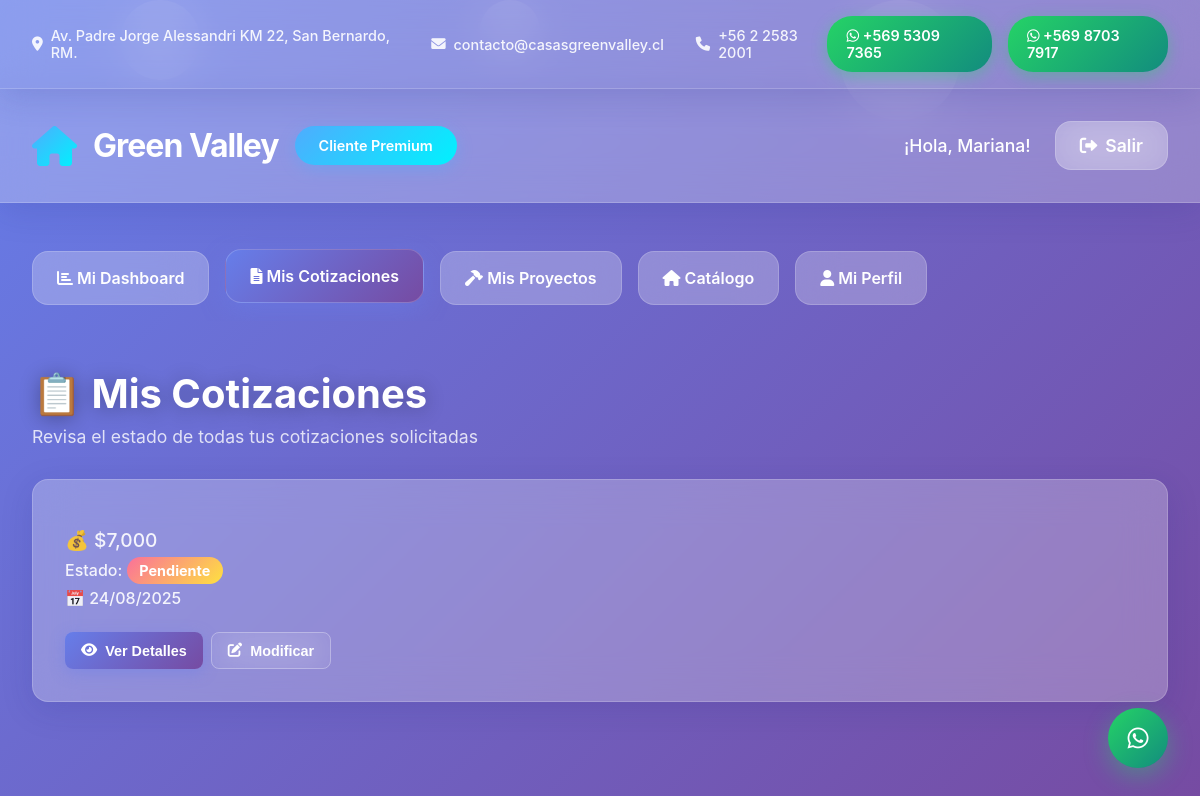
/client-dashboard.php?section=quotes (signed in), run on an earlier commit of the app's database.
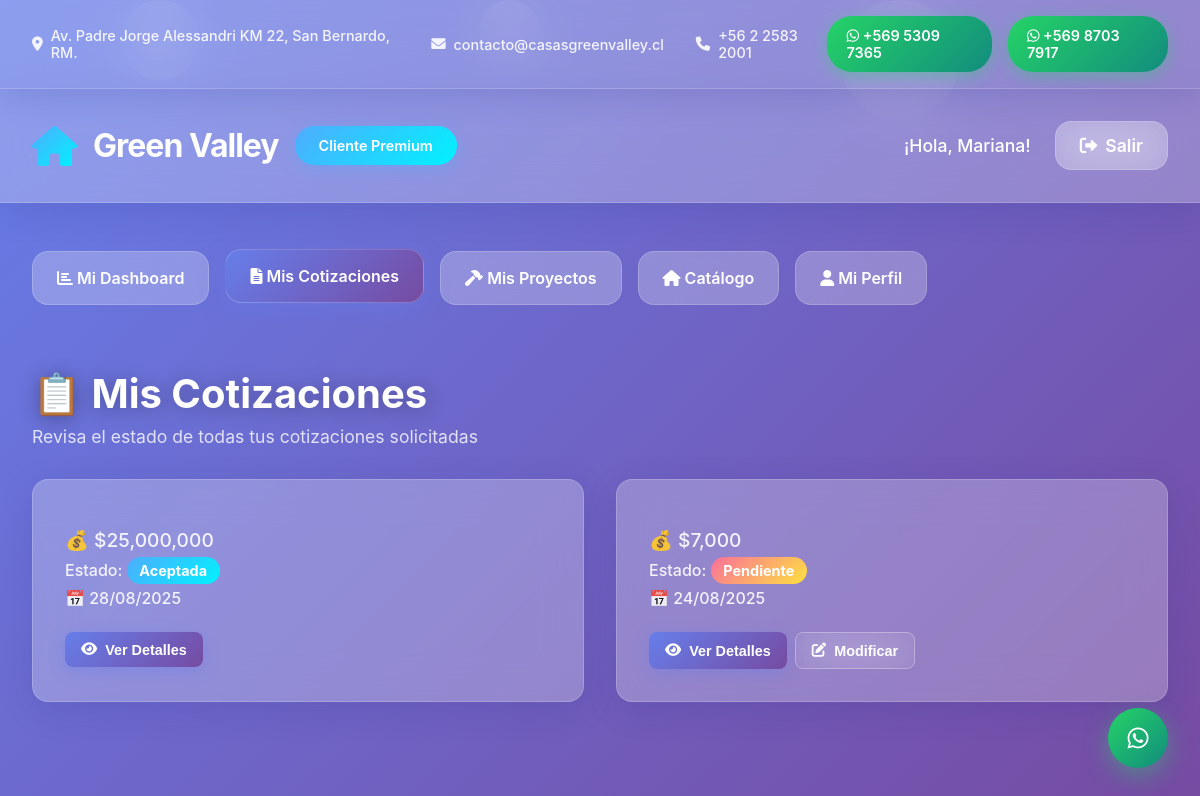
And on a later commit of the database.
### tables this page shows
CREATE TABLE `cotizacion` (
  `id_cotizacion` int(11) NOT NULL,
  `id_usuario` int(11) DEFAULT NULL,
  `id_modelo` int(11) DEFAULT NULL,
  `fecha` datetime DEFAULT current_timestamp(),
  `total` decimal(12,2) DEFAULT NULL,
  `estado` enum('pendiente','aceptada') DEFAULT NULL,
  `id_vendedor` int(11) NOT NULL,
  `modelo_casa` varchar(100) DEFAULT NULL,
  `region` varchar(100) DEFAULT NULL,
  `observaciones` text DEFAULT NULL
);

### client-dashboard.php (the view, shortened to what the changed rows need)
<?php
$active_section = isset($_GET['section']) ? $_GET['section'] : 'dashboard';
if (!function_exists('getClientStats')) {
    function getClientStats($client_id) {
        try {
            $pdo = new PDO(
                "mysql:host=localhost;port=3306;dbname=green_valley_db;charset=utf8",
                "root",
                "",
                [PDO::ATTR_ERRMODE => PDO::ERRMODE_EXCEPTION]
            );
            $stats = [
                'my_quotes' => 0,
                'approved_quotes' => 0,
                'pending_quotes' => 0,
                'my_projects' => 0,
                'completed_projects' => 0,
                'total_invested' => 0,
                'active_projects' => 0
            ];
            $queries = [
                'my_quotes' => "SELECT COUNT(*) AS total FROM cotizacion WHERE id_usuario = ?",
                'approved_quotes' => "SELECT COUNT(*) AS total FROM cotizacion WHERE id_usuario = ? AND estado = 'aprobada'",
                'pending_quotes' => "SELECT COUNT(*) AS total FROM cotizacion WHERE id_usuario = ? AND estado = 'pendiente'",
                'my_projects' => "SELECT COUNT(*) AS total FROM proyecto WHERE id_usuario = ?",
                'completed_projects' => "SELECT COUNT(*) AS total FROM proyecto WHERE id_usuario = ? AND estado = 'completado'",
                'active_projects' => "SELECT COUNT(*) AS total FROM proyecto WHERE id_usuario = ? AND estado != 'completado'",
                'total_invested' => "SELECT COALESCE(SUM(total), 0) AS total FROM cotizacion WHERE id_usuario = ? AND estado = 'aprobada'"
            ];
            foreach ($queries as $key => $sql) {
                $stmt = $pdo->prepare($sql);
                $stmt->execute([$client_id]);
                $result = $stmt->fetch(PDO::FETCH_ASSOC);
                $stats[$key] = $result['total'] ?? 0;
            }
            return $stats;
        } catch (Exception $e) {
            return [
                'my_quotes' => 3,
                'approved_quotes' => 1,
                'pending_quotes' => 2,
                'my_projects' => 1,
                'completed_projects' => 0,
                'total_invested' => 45000000,
                'active_projects' => 1
            ];
        }
    }
}
if (!function_exists('getClientQuotes')) {
    function getClientQuotes($client_id) {
        try {
            $pdo = new PDO(
                "mysql:host=localhost;port=3306;dbname=green_valley_db;charset=utf8",
                "root",
                "",
                [PDO::ATTR_ERRMODE => PDO::ERRMODE_EXCEPTION]
            );
            $stmt = $pdo->prepare("SELECT c.*, m.nombre as modelo_nombre FROM cotizacion c
                                   LEFT JOIN modelo_casa m ON c.id_modelo = m.id_modelo
                                   WHERE c.id_usuario = ? ORDER BY c.fecha DESC LIMIT 10");
            $stmt->execute([$client_id]);
            $quotes = [];
            while ($row = $stmt->fetch(PDO::FETCH_ASSOC)) {
                $quotes[] = $row;
            }
            return $quotes;
        } catch (Exception $e) {
            return [
                [
                    'id_cotizacion' => 1,
                    'modelo_nombre' => 'Casa Moderna 120m²',
                    'total' => 45000000,
                    'estado' => 'pendiente',
                    'fecha' => date('Y-m-d')
                ],
                [
                    'id_cotizacion' => 2,
                    'modelo_nombre' => 'Casa Familiar 90m²',
                    'total' => 35000000,
                    'estado' => 'aprobada',
                    'fecha' => date('Y-m-d', strtotime('-5 days'))
                ]
            ];
        }
    }
}
$client_id = $_SESSION['id_usuario'] ?? 1;
$stats = getClientStats($client_id);
$client_quotes = getClientQuotes($client_id);
$recent_activity = [
    [
        'icon' => 'file-alt',
        'title' => 'Nueva cotización solicitada',
        'description' => 'Cotización para casa de 120m² enviada',
        'time' => 'Hace 1 día',
        'color' => '#667eea'
    ],
    [
        'icon' => 'check-circle',
        'title' => 'Cotización aprobada',
        'description' => 'Tu cotización #1001 ha sido aprobada',
        'time' => 'Hace 3 días',
        'color' => '#764ba2'
    ],
    [
        'icon' => 'hammer',
        'title' => 'Proyecto iniciado',
        'description' => 'Construcción de tu casa ha comenzado',
        'time' => 'Hace 1 semana',
        'color' => '#f093fb'
    ]
];
?>
<!DOCTYPE html>
<html lang="es">
<head>
    <link rel="stylesheet" href="https://cdnjs.cloudflare.com/ajax/libs/font-awesome/6.0.0/css/all.min.css">
</head>
<body>
    <header class="header">
        <div class="container">
            <div class="header-content">
                <div class="logo">
                    <h1>Green Valley</h1>
                </div>
            </div>
        </div>
    </header>
    <main class="main">
        <?php if ($active_section === 'dashboard'): ?>
            <section class="section">
                <h2>🏠 Mi Panel Personal</h2>
                <p class="section-subtitle">Resumen completo de tus proyectos y cotizaciones</p>
                <div class="stats-grid">
                    <div class="stat-card">
                        <div class="stat-icon">
                            <i class="fas fa-file-alt"></i>
                        </div>
                        <div class="stat-info">
                            <h3><?php echo $stats['my_quotes']; ?></h3>
                            <p>Mis Cotizaciones</p>
                        </div>
                    </div>
                    <div class="stat-card">
                        <div class="stat-icon">
                            <i class="fas fa-check-circle"></i>
                        </div>
                        <div class="stat-info">
                            <h3><?php echo $stats['approved_quotes']; ?></h3>
                            <p>Cotizaciones Aprobadas</p>
                        </div>
                    </div>
                    <div class="stat-card">
                        <div class="stat-icon">
                            <i class="fas fa-clock"></i>
                        </div>
                        <div class="stat-info">
                            <h3><?php echo $stats['pending_quotes']; ?></h3>
                            <p>Cotizaciones Pendientes</p>
                        </div>
                    </div>
                    <div class="stat-card">
                        <div class="stat-icon">
                            <i class="fas fa-hammer"></i>
                        </div>
                        <div class="stat-info">
                            <h3><?php echo $stats['active_projects']; ?></h3>
                            <p>Proyectos Activos</p>
                        </div>
                    </div>
                    <div class="stat-card">
                        <div class="stat-icon">
                            <i class="fas fa-home"></i>
                        </div>
                        <div class="stat-info">
                            <h3><?php echo $stats['completed_projects']; ?></h3>
                            <p>Proyectos Completados</p>
                        </div>
                    </div>
                    <div class="stat-card">
                        <div class="stat-icon">
                            <i class="fas fa-dollar-sign"></i>
                        </div>
                        <div class="stat-info">
                            <h3>$<?php echo number_format($stats['total_invested']); ?></h3>
                            <p>Total Invertido</p>
                        </div>
                    </div>
                </div>
                <div class="activity-section">
                    <h3>🔄 Mi Actividad Reciente</h3>
                    <?php if (empty($recent_activity)): ?>
                        <p class="no-data">No hay actividad reciente para mostrar.</p>
                    <?php else: ?>
                        <?php foreach ($recent_activity as $activity): ?>
                            <div class="activity-item">
                                <div class="activity-content">
                                    <div class="activity-icon" style="background: <?php echo $activity['color']; ?>">
                                        <i class="fas fa-<?php echo $activity['icon']; ?>"></i>
                                    </div>
                                    <div class="activity-info">
                                        <strong><?php echo htmlspecialchars($activity['title']); ?></strong>
                                        <p><?php echo htmlspecialchars($activity['description']); ?></p>
                                        <small><?php echo $activity['time']; ?></small>
                                    </div>
                                </div>
                            </div>
                        <?php endforeach; ?>
                    <?php endif; ?>
                </div>
            </section>
        <?php elseif ($active_section === 'quotes'): ?>
            <section class="section">
                <h2>📋 Mis Cotizaciones</h2>
                <div class="inventory-grid">
                    <?php if (empty($client_quotes)): ?>
                        <div class="no-data">
                            <i class="fas fa-file-alt" style="font-size: 3rem; margin-bottom: 1rem; opacity: 0.5;"></i>
                            <p>No tienes cotizaciones registradas aún.</p>
                        </div>
                    <?php else: ?>
                        <?php foreach ($client_quotes as $quote): ?>
                            <div class="inventory-card">
                                <div class="inventory-info">
                                    <p class="model-price">💰 $<?php echo number_format($quote['total']); ?></p>
                                    <p>Estado: <span class="stock-count <?php echo $quote['estado'] === 'pendiente' ? 'low-stock' : ''; ?>"><?php echo ucfirst($quote['estado']); ?></span></p>
                                    <p>📅 <?php echo date('d/m/Y', strtotime($quote['fecha'])); ?></p>
                                    <div class="inventory-actions">
                                        <button class="btn btn-primary btn-sm">
                                            <i class="fas fa-eye"></i> Ver Detalles
                                        </button>
                                        <?php if ($quote['estado'] === 'pendiente'): ?>
                                            <button class="btn btn-outline btn-sm">
                                                <i class="fas fa-edit"></i> Modificar
                                            </button>
                                        <?php endif; ?>
                                    </div>
                                </div>
                            </div>
                        <?php endforeach; ?>
                    <?php endif; ?>
                </div>
            </section>
        <?php endif; ?>
    </main>
</body>
</html>

What changed in the data, as far as the page shows it:
added cotizacion: total "25,000,000", estado "Aceptada", fecha "28/08/2025"
